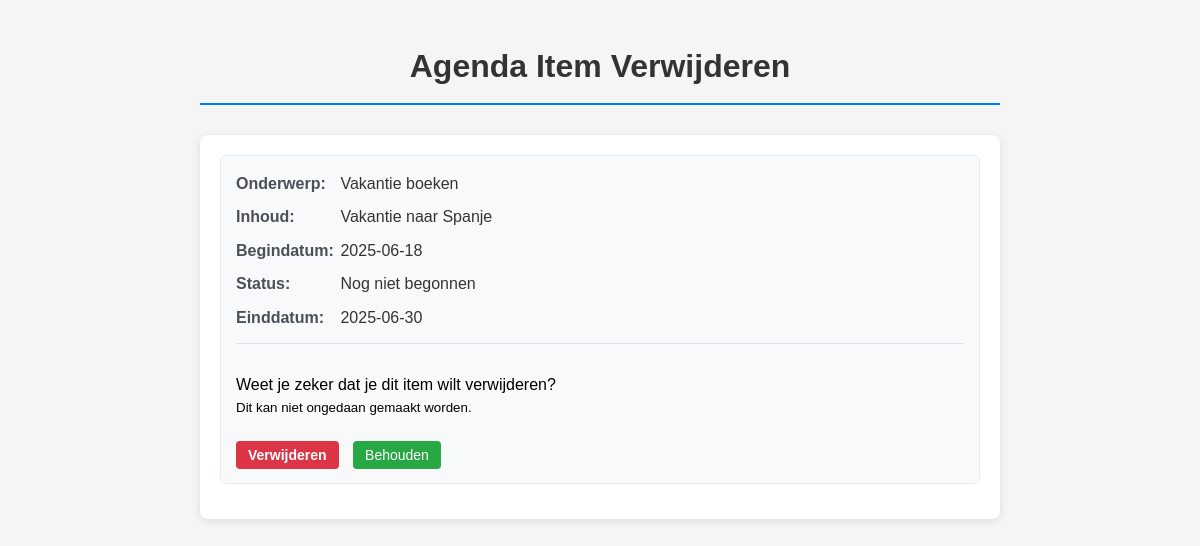
The app's page /agenda_opdracht/agenda_verwijderen.php?id=3, older data.
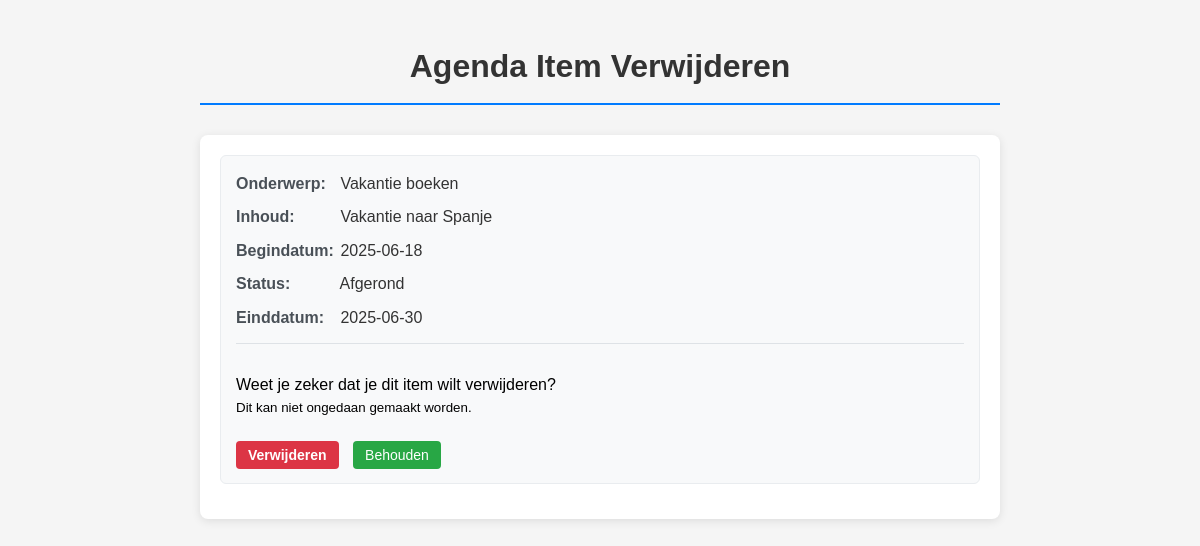
The same page, newer data.
### tables this page shows
CREATE TABLE "crud_agenda"
(
    id          INTEGER not null
        constraint crud_agenda_pk
            primary key autoincrement,
    onderwerp   TEXT    not null,
    inhoud      TEXT    not null,
    begin_datum DATE    not null,
    status      TEXT    not null,
    eind_datum  DATE    not null
);

### agenda_opdracht/agenda_verwijderen.php (called while the page is built, shortened)
<?php
require '../crud/config.php';
$id = $_GET['id'] ?? null;
try {
    $query = "SELECT * FROM crud_agenda WHERE id = :id";
    $stmt = $pdo->prepare($query);
    $stmt->bindParam(':id', $id, PDO::PARAM_INT);
    $stmt->execute();
    $resultaten = $stmt->fetchAll();
    $aantalRijen = count($resultaten);
} catch (PDOException $e) {
    echo "Fout bij ophalen van agenda item";
    echo "<p>Query: " . $query . "</p>";
    echo "<p>Error: " . $e->getMessage() . "</p>";
}
include 'agenda_verwijderen_view.php';

### agenda_opdracht/agenda_verwijderen_view.php (the view, shortened to what this page needs)
<!doctype html>
<html lang="en">
<head>
    <link rel="stylesheet" href="./css/agenda.css">
</head>
<body>
<h1>Agenda Item Verwijderen</h1>
<div class="agenda-container">
    <?php if ($aantalRijen > 0) { ?>
        <?php foreach ($resultaten as $rij) { ?>
            <div class="agenda-item">
                <div class="agenda-field">
                    <span class="agenda-label">Onderwerp:</span>
                    <span class="agenda-value"><?= htmlspecialchars($rij['onderwerp']) ?></span>
                </div>
                <div class="agenda-field">
                    <span class="agenda-label">Inhoud:</span>
                    <span class="agenda-value"><?= htmlspecialchars($rij['inhoud']) ?></span>
                </div>
                <div class="agenda-field">
                    <span class="agenda-label">Begindatum:</span>
                    <span class="agenda-value"><?= htmlspecialchars($rij['begin_datum']) ?></span>
                </div>
                <div class="agenda-field">
                    <span class="agenda-label">Status:</span>
                    <span class="agenda-value"><?= htmlspecialchars($rij['status']) ?></span>
                </div>
                <div class="agenda-field">
                    <span class="agenda-label">Einddatum:</span>
                    <span class="agenda-value"><?= htmlspecialchars($rij['eind_datum']) ?></span>
                </div>
                <div class="agenda-actions">
                    <p>
                        Weet je zeker dat je dit item wilt verwijderen? <br>
                        <sup>Dit kan niet ongedaan gemaakt worden.</sup>
                    </p>
                    <a href="agenda_verwijderen_verwerk.php?id=<?= $rij['id'] ?>" class="btn btn-delete"><b>Verwijderen</b></a>
                    <a href="./" class="btn btn-add">Behouden</a>
                </div>
            </div>
        <?php } ?>
    <?php } else { ?>
        <div class="no-results">
            <p>Geen resultaten gevonden.</p>
        </div>
    <?php } ?>
</div>
</body>
</html>

Row changes from the older to the newer data that the page shows:
changed crud_agenda "Vakantie boeken": status "Nog niet begonnen" → "Afgerond"
